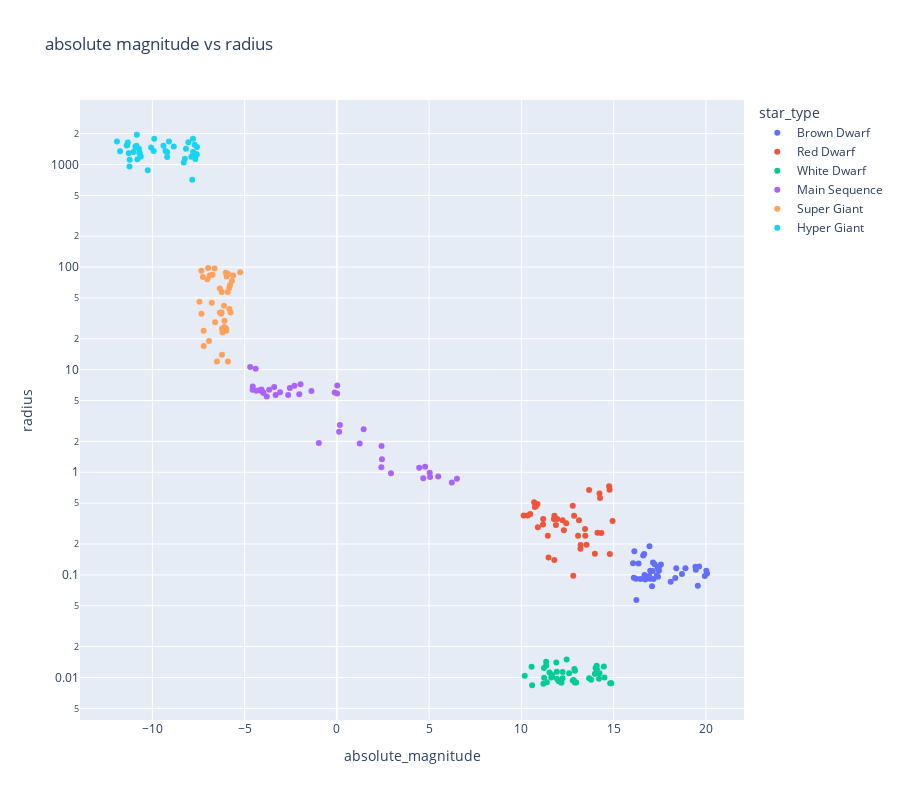

The code cell stored with this chart in its notebook:
### Code cell
fig = px.scatter(stars, x='absolute_magnitude', y='radius', 
                 color='star_type', 
                 hover_name='star_color', 
                 log_x=False, 
                 log_y= True, 
                 title='absolute magnitude vs radius',
                 height = 800)


fig.show()

### Figure 1 — Plotly figure (JSON) as saved in the notebook; plotly's stock layout.template omitted (floating-point values rounded to 4 significant figures)
{"data": [{"hovertemplate": "<b>%{hovertext}</b><br><br>star_type=Brown Dwarf<br>absolute_magnitude=%{x}<br>radius=%{y}<extra></extra>", "hovertext": ["Red", "Red", "Red", "Red", "Red", "Red", "Red", "Red", "Red", "Red", "Red", "Red", "Red", "Red", "Red", "Red", "Red", "Red", "Red", "Red", "Red", "Red", "Red", "Red", "Red", "Red", "Red", "Red", "Red", "Red", "Red", "Red", "Red", "Red", "Red", "Red", "Red", "Red", "Red", "Red"], "legendgroup": "Brown Dwarf", "marker": {"color": "#636efa", "symbol": "circle"}, "mode": "markers", "name": "Brown Dwarf", "orientation": "v", "showlegend": true, "type": "scatter", "x": [16.12, 16.6, 18.7, 16.65, 20.06, 16.98, 17.22, 17.4, 17.45, 16.05, 16.23, 16.94, 16.09, 16.96, 18.89, 17.13, 18.34, 16.45, 17.39, 19.43, 17.16, 19.94, 20.02, 16.92, 17.12, 19.63, 16.88, 16.71, 19.56, 18.09, 16.21, 18.39, 17.56, 17.34, 17.08, 16.93, 17.45, 16.67, 19.45, 16.35], "xaxis": "x", "y": [0.17, 0.1542, 0.102, 0.16, 0.103, 0.11, 0.127, 0.096, 0.11, 0.13, 0.057, 0.19, 0.094, 0.0918, 0.116, 0.132, 0.093, 0.0911, 0.118, 0.12, 0.0912, 0.0976, 0.11, 0.0932, 0.109, 0.121, 0.0932, 0.0899, 0.0782, 0.0856, 0.0915, 0.116, 0.126, 0.0987, 0.0773, 0.0973, 0.119, 0.0998, 0.112, 0.129], "yaxis": "y"}, {"hovertemplate": "<b>%{hovertext}</b><br><br>star_type=Red Dwarf<br>absolute_magnitude=%{x}<br>radius=%{y}<extra></extra>", "hovertext": ["Red", "Red", "Red", "Red", "Red", "Red", "Red", "Red", "Red", "Red", "Red", "Red", "Red", "Red", "Red", "Red", "Red", "Red", "Red", "Red", "Red", "Red", "Red", "Red", "Red", "Red", "Red", "Red", "Red", "Red", "Red", "Red", "Red", "Red", "Red", "Red", "Red", "Red", "Red", "Red"], "legendgroup": "Red Dwarf", "marker": {"color": "#EF553B", "symbol": "circle"}, "mode": "markers", "name": "Red Dwarf", "orientation": "v", "showlegend": true, "type": "scatter", "x": [10.69, 11.79, 13.21, 10.48, 11.78, 13.07, 14.79, 10.8, 13.53, 11.18, 12.3, 10.12, 13.2, 11.94, 10.89, 11.76, 13.46, 11.87, 12.81, 13.98, 10.87, 10.34, 11.17, 13.12, 14.23, 14.75, 11.43, 14.26, 12.23, 14.33, 11.47, 10.73, 13.45, 12.85, 12.43, 13.67, 14.12, 14.94, 12.78, 14.78], "xaxis": "x", "y": [0.51, 0.3761, 0.196, 0.393, 0.14, 0.24, 0.16, 0.47, 0.1967, 0.351, 0.273, 0.38, 0.18, 0.35, 0.291, 0.35, 0.24, 0.307, 0.098, 0.161, 0.492, 0.38, 0.31, 0.34, 0.62, 0.73, 0.24, 0.56, 0.34, 0.256, 0.148, 0.46, 0.28, 0.378, 0.319, 0.67, 0.258, 0.336, 0.471, 0.675], "yaxis": "y"}, {"hovertemplate": "<b>%{hovertext}</b><br><br>star_type=White Dwarf<br>absolute_magnitude=%{x}<br>radius=%{y}<extra></extra>", "hovertext": ["Blue White", "White", "White", "White", "Blue White", "Yellowish White", "Blue white", "Yellowish White", "Yellowish White", "Pale yellow orange", "White-Yellow", "White", "white", "Blue White", "Blue White", "Blue White", "Blue White", "Blue White", "white", "Blue ", "Blue White", "Blue", "Blue", "Blue White", "Blue white ", "Blue white", "Blue white", "white", "White", "Blue White", "Blue", "Blue", "Blue", "Blue", "Blue", "Blue", "Blue", "Blue", "Blue", "Blue"], "legendgroup": "White Dwarf", "marker": {"color": "#00cc96", "symbol": "circle"}, "mode": "markers", "name": "White Dwarf", "orientation": "v", "showlegend": true, "type": "scatter", "x": [10.58, 14.02, 14.23, 14.5, 11.89, 12.23, 14.2, 14.47, 12.59, 14.08, 14.09, 12.02, 13.78, 12.45, 12.17, 13.98, 12.13, 11.19, 12.97, 11.34, 13.67, 11.52, 12.78, 11.92, 11.38, 14.87, 12.83, 12.89, 14.81, 11.23, 12.87, 11.92, 12.23, 12.9, 11.22, 11.34, 10.55, 10.18, 11.66, 11.62], "xaxis": "x", "y": [0.0084, 0.01234, 0.011, 0.01, 0.014, 0.00984, 0.0097, 0.0128, 0.011, 0.013, 0.012, 0.0092, 0.0095, 0.015, 0.0089, 0.0109, 0.0092, 0.0087, 0.00892, 0.0131, 0.00981, 0.0112, 0.00934, 0.00972, 0.00898, 0.00879, 0.00945, 0.00892, 0.00878, 0.00996, 0.0121, 0.0114, 0.0113, 0.0116, 0.0124, 0.0142, 0.0127, 0.0104, 0.0106, 0.00998], "yaxis": "y"}, {"hovertemplate": "<b>%{hovertext}</b><br><br>star_type=Main Sequence<br>absolute_magnitude=%{x}<br>radius=%{y}<extra></extra>", "hovertext": ["Blue", "Blue-white", "Blue-white", "Whitish", "yellow-white", "Whitish", "yellow-white", "yellow-white", "yellow-white", "yellow-white", "yellow-white", "yellowish", "yellowish", "Yellowish", "Blue-white", "Blue-white", "Orange-Red", "yellow-white", "Blue-white", "Blue", "Blue-white", "Blue-White", "Blue-white", "Blue-white", "Blue-white", "Blue-white", "Blue-white", "Blue-white", "Blue-white", "Blue", "Blue-white", "Blue-white", "Blue-white", "Blue-white", "Blue", "Blue", "Blue-white", "Blue-white", "Blue-white", "yellow-white"], "legendgroup": "Main Sequence", "marker": {"color": "#ab63fa", "symbol": "circle"}, "mode": "markers", "name": "Main Sequence", "orientation": "v", "showlegend": true, "type": "scatter", "x": [-4.7, -4.2, -1.97, 0.16, 5.05, 2.42, 2.41, 2.93, 4.46, 5.03, 5.49, 6.506, 6.228, 4.78, 1.45, -2.3, 4.68, 2.44, 0.02, -4.4, -4.01, 0.12, -2.04, -3.32, -3.98, -4.09, -3.8, -3.4, -1.38, -4.56, -3.67, 0.013, -0.12, -2.55, -4.57, -4.36, 1.236, -3.08, -2.64, -0.98], "xaxis": "x", "y": [10.6, 6.3, 7.2, 2.89, 0.9, 1.8, 1.12, 0.98, 1.106, 0.99, 0.91, 0.865, 0.795, 1.13, 2.63, 6.98, 0.876, 1.34, 7.01, 10.2, 6.02, 2.487, 5.745, 5.68, 5.92, 6.4, 5.49, 6.78, 6.21, 6.86, 6.36, 5.856, 5.992, 6.64, 6.39, 6.237, 1.91, 6.03, 5.653, 1.93], "yaxis": "y"}, {"hovertemplate": "<b>%{hovertext}</b><br><br>star_type=Super Giant<br>absolute_magnitude=%{x}<br>radius=%{y}<extra></extra>", "hovertext": ["Red", "Red", "Red", "Red", "Red", "Red", "Red", "Red", "Red", "Blue", "Blue", "Blue", "Blue", "Blue", "Blue", "Blue", "Blue", "Blue", "Blue", "Blue", "Blue", "Blue", "Blue", "Blue", "Blue", "Blue", "Blue", "Blue", "Blue", "Blue", "Blue", "Blue", "Blue", "Blue", "Blue", "Blue", "Blue", "Blue", "Blue", "Blue"], "legendgroup": "Super Giant", "marker": {"color": "#FFA15A", "symbol": "circle"}, "mode": "markers", "name": "Super Giant", "orientation": "v", "showlegend": true, "type": "scatter", "x": [-6.93, -6.2, -6.02, -7.22, -6.0, -6.6, -6.78, -5.24, -6.74, -6.1, -6.5, -6.23, -5.76, -6.89, -5.91, -6.12, -5.83, -6.34, -6.24, -5.79, -5.92, -6.245, -5.62, -6.63, -7.34, -7.22, -5.69, -5.83, -6.09, -5.99, -6.27, -7.02, -6.98, -5.975, -6.35, -7.45, -7.262, -6.224, -5.905, -7.346], "xaxis": "x", "y": [19.0, 23.0, 88.0, 17.0, 25.0, 29.0, 45.0, 89.0, 84.0, 26.0, 12.0, 14.0, 36.0, 83.0, 12.0, 42.0, 63.0, 36.0, 57.0, 67.0, 57.0, 36.0, 83.0, 97.0, 35.0, 24.0, 73.0, 39.0, 30.0, 24.0, 35.0, 76.0, 98.0, 81.0, 62.0, 46.0, 80.0, 25.0, 86.0, 92.0], "yaxis": "y"}, {"hovertemplate": "<b>%{hovertext}</b><br><br>star_type=Hyper Giant<br>absolute_magnitude=%{x}<br>radius=%{y}<extra></extra>", "hovertext": ["Red", "Red", "Red", "Orange", "Red", "Red", "Red", "Red", "Red", "Red", "Red", "Red", "Red", "Red", "Red", "Red", "Red", "Red", "Red", "Red", "Red", "Red", "Orange", "Blue", "Red", "Red", "Blue", "Blue-white", "Blue-white", "Blue-white", "Blue-white", "Blue", "Blue", "Blue-white", "Blue-white", "Blue", "Blue", "White", "White", "Blue"], "legendgroup": "Hyper Giant", "marker": {"color": "#19d3f3", "symbol": "circle"}, "mode": "markers", "name": "Hyper Giant", "orientation": "v", "showlegend": true, "type": "scatter", "x": [-9.4, -7.63, -9.2, -8.05, -7.79, -11.75, -11.92, -11.28, -11.24, -11.36, -10.7, -10.81, -11.33, -10.92, -10.86, -11.03, -11.39, -10.25, -10.07, -10.7, -7.58, -8.18, -9.2, -9.1, -7.89, -7.71, -8.3, -9.9, -7.84, -8.24, -8.84, -9.29, -10.84, -7.59, -7.67, -9.93, -10.63, -10.73, -11.23, -7.8], "xaxis": "x", "y": [1520.0, 1260.0, 1183.0, 1648.0, 1324.0, 1349.0, 1673.0, 1284.0, 955.0, 1546.0, 1289.0, 1124.0, 1635.0, 1486.0, 1522.0, 1324.0, 1534.0, 876.0, 1467.0, 1324.0, 1480.0, 1420.0, 1315.0, 1679.0, 1190.0, 1553.0, 1045.0, 1779.0, 708.9, 1134.0, 1494.0, 1356.0, 1948.0, 1252.0, 1130.0, 1356.0, 1194.0, 1423.0, 1112.0, 1783.0], "yaxis": "y"}], "layout": {"height": 800, "legend": {"title": {"text": "star_type"}, "tracegroupgap": 0}, "title": {"text": "absolute magnitude vs radius"}, "xaxis": {"anchor": "y", "domain": [0, 1], "title": {"text": "absolute_magnitude"}}, "yaxis": {"anchor": "x", "domain": [0, 1], "title": {"text": "radius"}, "type": "log"}}}
